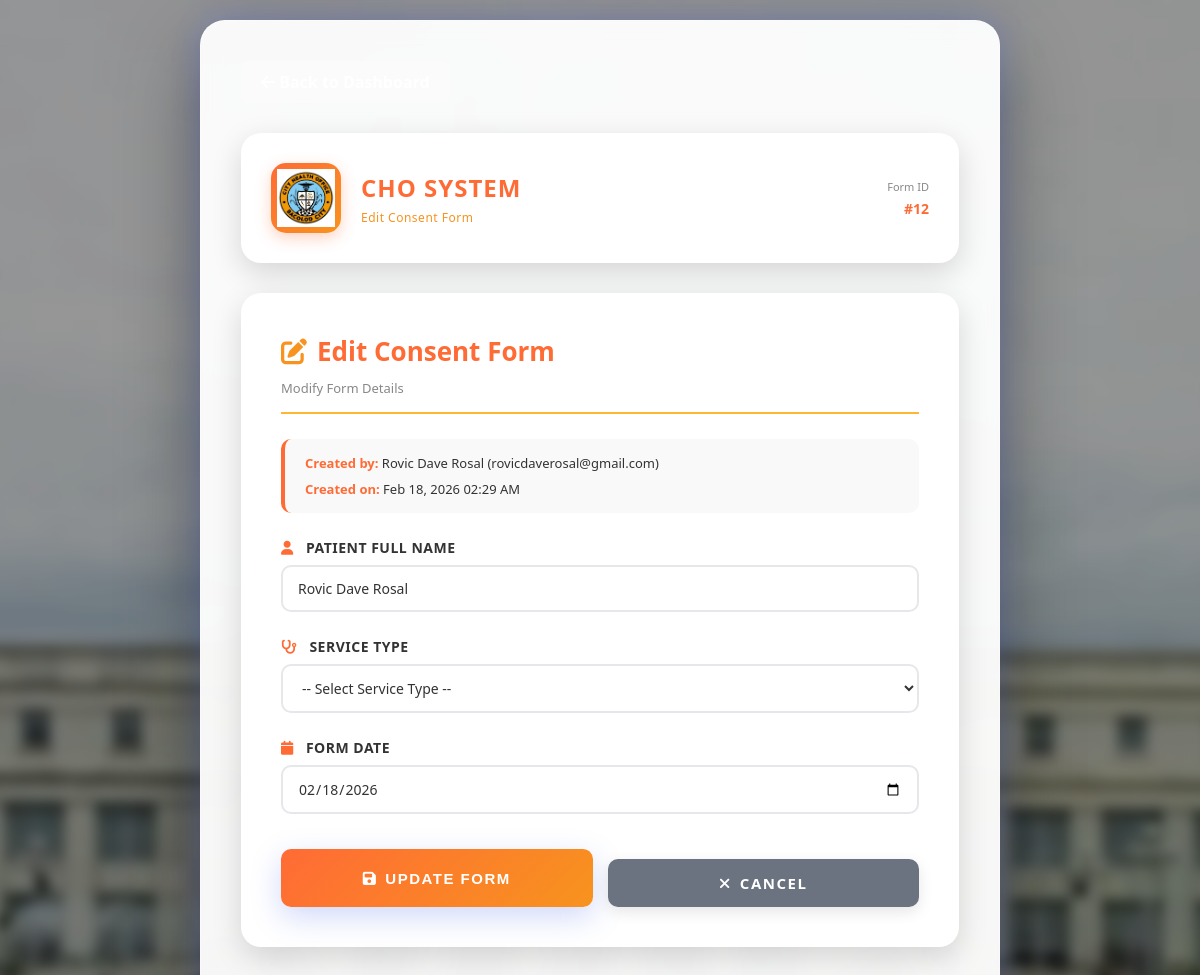
Page /admin_edit_form.php?id=12 (signed in) on the committed database.
### tables this page shows
CREATE TABLE `consent_forms` (
  `id` int(11) NOT NULL,
  `user_id` int(11) NOT NULL,
  `patient_name` varchar(255) NOT NULL,
  `patient_photo` varchar(255) NOT NULL,
  `service_type` varchar(100) NOT NULL,
  `signature_data` text DEFAULT NULL,
  `form_date` date NOT NULL,
  `created_at` timestamp NOT NULL DEFAULT current_timestamp(),
  `date_of_birth` date DEFAULT NULL,
  `age` int(11) DEFAULT NULL,
  `sex` varchar(10) DEFAULT NULL
);

CREATE TABLE `users` (
  `id` int(11) NOT NULL,
  `full_name` varchar(255) NOT NULL,
  `email` varchar(255) NOT NULL,
  `contact_number` varchar(20) NOT NULL,
  `password` varchar(255) NOT NULL,
  `role` enum('admin','user') DEFAULT 'user',
  `created_at` timestamp NOT NULL DEFAULT current_timestamp(),
  `updated_at` timestamp NOT NULL DEFAULT current_timestamp() ON UPDATE current_timestamp(),
  `date_of_birth` date DEFAULT NULL,
  `age` int(11) DEFAULT NULL,
  `sex` varchar(10) DEFAULT NULL
);

### admin_edit_form.php (the view, shortened to what this page needs)
<?php
$form_id = intval($_GET['id']);
$conn = getDBConnection();
$stmt = $conn->prepare("SELECT cf.*, u.full_name as creator_name, u.email as creator_email FROM consent_forms cf JOIN users u ON cf.user_id = u.id WHERE cf.id = ?");
$stmt->bind_param("i", $form_id);
$stmt->execute();
$result = $stmt->get_result();
$form = $result->fetch_assoc();
?>
<!DOCTYPE html>
<html lang="en">
<head>
    <link rel="stylesheet" href="style.css">
    <link rel="stylesheet" href="https://cdnjs.cloudflare.com/ajax/libs/font-awesome/6.4.0/css/all.min.css">
</head>
<body>
    <div class="container">
        <a href="admin_dashboard.php" class="back-link">
            <i class="fas fa-arrow-left"></i> Back to Dashboard
        </a>
        <div class="header">
            <div class="header-left">
                <div class="logo-box">
                    <img src="images/bcd.jpg" alt="CHO Logo">
                </div>
                <div class="header-title">
                    <h2>CHO SYSTEM</h2>
                    <p>Edit Consent Form</p>
                </div>
            </div>
            <div class="header-right">
                <p>Form ID</p>
                <strong>#<?php echo $form_id; ?></strong>
            </div>
        </div>
        <div class="form-card">
            <h3 class="form-title">
                <i class="fas fa-edit"></i> Edit Consent Form
            </h3>
            <p class="form-subtitle">Modify Form Details</p>
            <div class="info-box">
                <p><strong>Created by:</strong> <?php echo htmlspecialchars($form['creator_name']); ?> (<?php echo htmlspecialchars($form['creator_email']); ?>)</p>
                <p><strong>Created on:</strong> <?php echo date('M d, Y h:i A', strtotime($form['created_at'])); ?></p>
            </div>
            <form method="POST">
                <div class="form-group">
                    <label for="patient_name">
                        <i class="fas fa-user"></i> Patient Full Name
                    </label>
                    <input type="text" id="patient_name" name="patient_name" value="<?php echo htmlspecialchars($form['patient_name']); ?>" required>
                </div>
                <div class="form-group">
                    <label for="service_type">
                        <i class="fas fa-stethoscope"></i> Service Type
                    </label>
                    <select id="service_type" name="service_type" required>
                        <option value="">-- Select Service Type --</option>
                    </select>
                </div>
                <div class="form-group">
                    <label for="form_date">
                        <i class="fas fa-calendar"></i> Form Date
                    </label>
                    <input type="date" id="form_date" name="form_date" value="<?php echo $form['form_date']; ?>" required>
                </div>
                <div class="button-group">
                    <button type="submit" class="btn btn-primary">
                        <i class="fas fa-save"></i> Update Form
                    </button>
                    <a href="admin_dashboard.php" class="btn btn-secondary">
                        <i class="fas fa-times"></i> Cancel
                    </a>
                </div>
            </form>
        </div>
    </div>
</body>
</html>

### style.css (style rules this page uses)
* { margin: 0; padding: 0; box-sizing: border-box; }
:root { --primary-gradient: linear-gradient(135deg, #667eea 0%, #764ba2 100%); --secondary-gradient: linear-gradient(135deg, #f093fb 0%, #f5576c 100%); --success-gradient: linear-gradient(135deg, #11998e 0%, #38ef7d 100%); --danger-gradient: linear-gradient(135deg, #eb3349 0%, #f45c43 100%); --glow-primary: 0 0 30px rgba(102, 126, 234, 0.4); --glow-secondary: 0 0 30px rgba(245, 87, 108, 0.4); --glow-success: 0 0 30px rgba(17, 153, 142, 0.4); }
body { font-family: 'Segoe UI', Tahoma, Geneva, Verdana, sans-serif; background: linear-gradient(-45deg, #1a1a2e, #16213e, #0f3460, #533483); background-size: 400% 400%; animation: gradientShift 15s ease infinite; min-height: 100vh; display: flex; justify-content: center; align-items: center; padding: 20px; color: #333; }
.container { background: rgba(255, 255, 255, 0.95); backdrop-filter: blur(10px); border-radius: 25px; border: 1px solid rgba(255, 255, 255, 0.3); box-shadow: 0 30px 80px rgba(0, 0, 0, 0.4), var(--glow-primary); padding: 40px; width: 100%; max-width: 500px; transition: all 0.3s ease; }
h2 { color: #667eea; text-align: center; margin-bottom: 30px; font-size: 24px; font-weight: 700; }
h3 { color: #667eea; }
.form-group { margin-bottom: 20px; }
label { display: block; margin-bottom: 10px; color: #555; font-weight: 600; font-size: 14px; text-transform: uppercase; letter-spacing: 0.5px; }
input[type="text"], input[type="email"], input[type="password"], input[type="tel"], input[type="date"], select { width: 100%; padding: 14px 16px; border: 2px solid #e8e8e8; border-radius: 12px; font-size: 15px; transition: all 0.3s ease; background: rgba(255, 255, 255, 0.8); font-weight: 500; }
.btn { width: 100%; padding: 15px 20px; border: none; border-radius: 12px; font-size: 16px; font-weight: 700; cursor: pointer; transition: all 0.3s ease; text-transform: uppercase; letter-spacing: 1.5px; display: inline-flex; align-items: center; justify-content: center; gap: 8px; position: relative; overflow: hidden; }
.btn::before { content: ''; position: absolute; top: 0; left: -100%; width: 100%; height: 100%; background: rgba(255, 255, 255, 0.2); transition: left 0.3s ease; z-index: 0; }
.btn-primary { background: var(--primary-gradient); color: white; box-shadow: 0 10px 30px rgba(102, 126, 234, 0.3); }
.btn-secondary { background: linear-gradient(135deg, #f0f0f0 0%, #e5e5e5 100%); color: #555; margin-top: 10px; box-shadow: 0 5px 15px rgba(0, 0, 0, 0.1); }

### rows in the picture
consent_forms: user.full_name "Rovic Dave Rosal", user.email "rovicdaverosal@gmail.com", created_at "Feb 18, 2026 02:29 AM", patient_name "Rovic Dave Rosal", form_date "02/18/2026"

### other values in the picture
$form_id "12"
